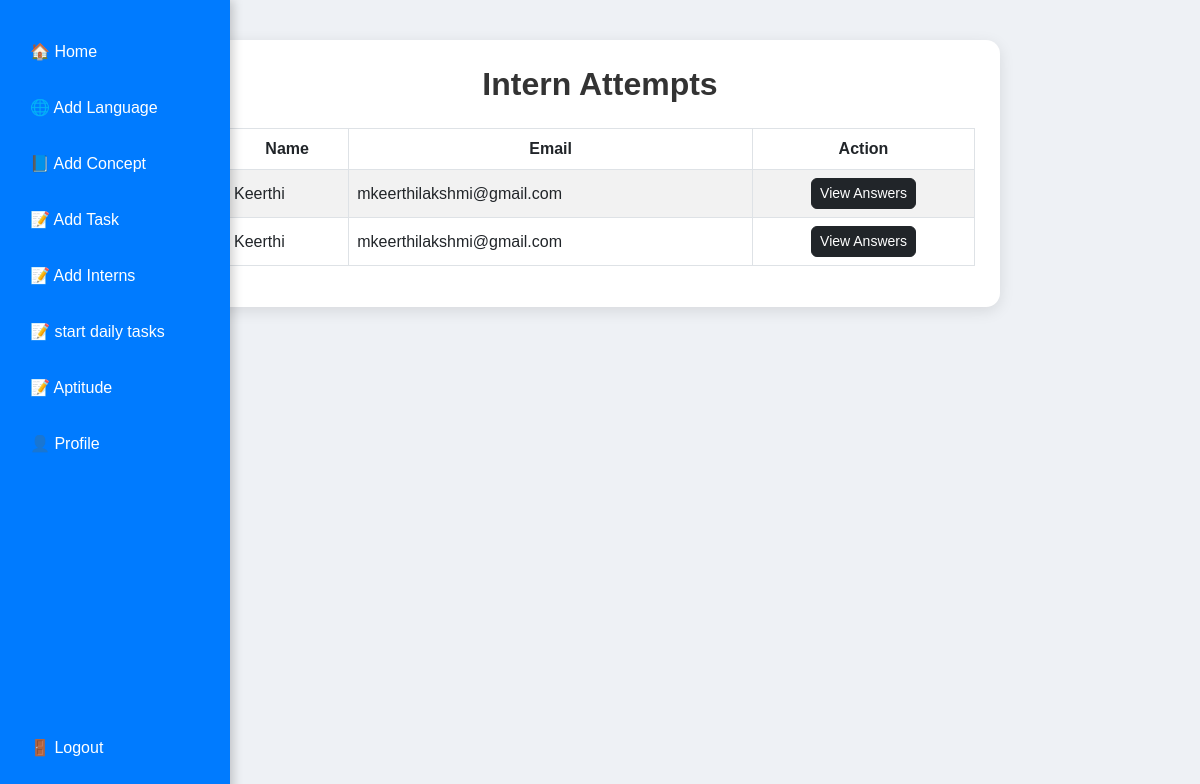
The app's page /aptitude/sessions/9/ with its own data.
### aptitude/models.py (models this page shows, shortened)
class InternAttempt(models.Model):
    session = models.ForeignKey(PracticeSession, on_delete=models.CASCADE)
    intern_name = models.CharField(max_length=120)
    intern_email = models.EmailField()
    started_at = models.DateTimeField(auto_now_add=True)
    submitted = models.BooleanField(default=False)
    selected_questions = models.ManyToManyField(Question, blank=True)

### aptitude/views.py (the view)
# urls.py: path("sessions/<int:session_id>/", views.session_detail, name="session_detail"),
def session_detail(request, session_id):
    session = get_object_or_404(PracticeSession, id=session_id)
    attempts = InternAttempt.objects.filter(session=session)
    return render(request, "aptitude/session_detail.html", {
        "session": session,
        "attempts": attempts
    })

### aptitude/templates/aptitude/session_detail.html (shortened to what this page needs)
<!DOCTYPE html>
<html lang="en">
<head>
    <link href="https://cdn.jsdelivr.net/npm/bootstrap@5.3.0/dist/css/bootstrap.min.css" rel="stylesheet">
</head>
<body>
     {% include 'sidebar.html' %}
<div class="page-card">
    <h2>Intern Attempts</h2>
    <div class="table-responsive">
        <table class="table table-bordered table-striped align-middle">
            <thead class="text-center">
                <tr>
                    <th>Name</th>
                    <th>Email</th>
                    <th>Action</th>
                </tr>
            </thead>
            <tbody>
                {% for a in attempts %}
                <tr>
                    <td>{{ a.intern_name }}</td>
                    <td>{{ a.intern_email }}</td>
                    <td class="text-center">
                        <a href="{% url 'view_attempt' a.id %}" class="btn btn-sm btn-dark">
                            View Answers
                        </a>
                    </td>
                </tr>
                {% empty %}
                <tr>
                    <td colspan="3" class="text-center text-muted py-3">
                        No attempts found.
                    </td>
                </tr>
                {% endfor %}
            </tbody>
        </table>
    </div>
</div>
</body>
</html>

### aptitude/templates/aptitude/session_detail.html (style rules this page uses)
body { background: #eef1f5; font-family: "Poppins", sans-serif; }
.page-card { background: #fff; padding: 25px; margin: 40px auto; width: 90%; max-width: 800px; border-radius: 14px; box-shadow: 0 4px 15px rgba(0,0,0,0.1); }
h2 { font-weight: 600; color: #333; text-align: center; margin-bottom: 25px; }
table thead { background: #343a40; color: white; }
.btn-dark { border-radius: 6px; }

### records on screen
InternAttempt: intern_name "Keerthi", intern_email "mkeerthilakshmi@gmail.com"
InternAttempt: intern_name "Keerthi", intern_email "mkeerthilakshmi@gmail.com"
